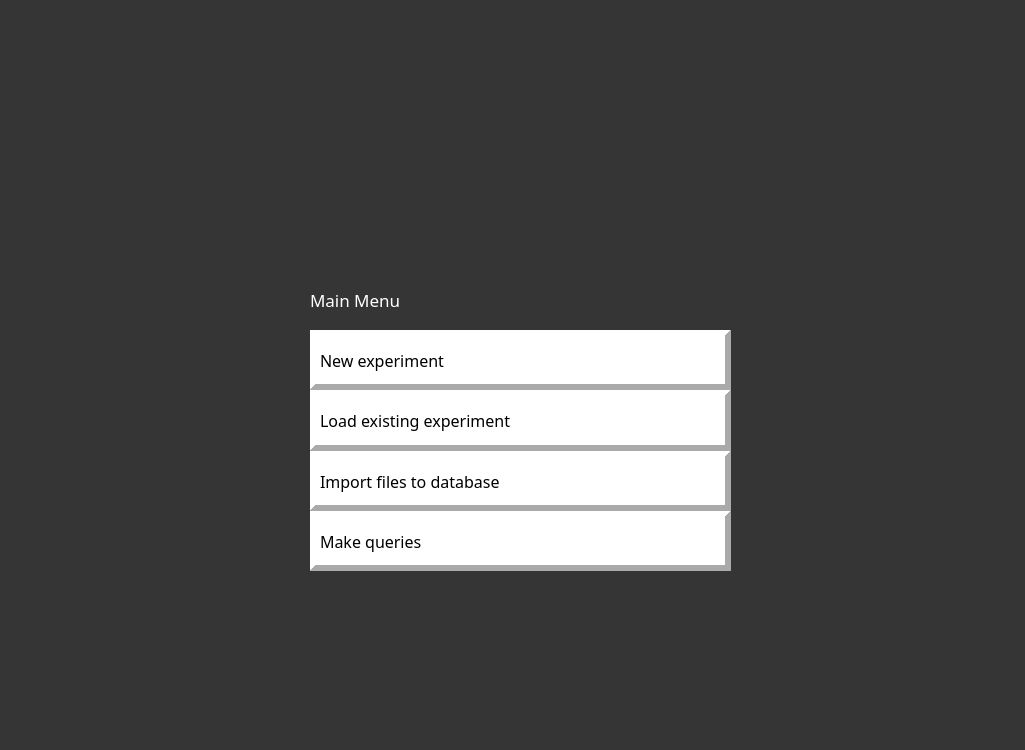
<?xml version="1.0" encoding="UTF-8"?>
<ui version="4.0">
 <class>mainmenu</class>
 <widget class="QDialog" name="mainmenu">
  <property name="geometry">
   <rect>
    <x>0</x>
    <y>0</y>
    <width>1025</width>
    <height>750</height>
   </rect>
  </property>
  <property name="windowTitle">
   <string>Dialog</string>
  </property>
  <property name="styleSheet">
   <string notr="true">background-color: rgb(53, 53, 53);</string>
  </property>
  <widget class="QWidget" name="layoutWidget">
   <property name="geometry">
    <rect>
     <x>310</x>
     <y>270</y>
     <width>421</width>
     <height>301</height>
    </rect>
   </property>
   <property name="font">
    <font>
     <family>Small Fonts</family>
     <pointsize>12</pointsize>
     <weight>50</weight>
     <italic>false</italic>
     <bold>false</bold>
    </font>
   </property>
   <layout class="QVBoxLayout" name="verticalLayout">
    <property name="spacing">
     <number>0</number>
    </property>
    <item>
     <widget class="QLabel" name="mainmenu_lbl">
      <property name="font">
       <font>
        <family>Small Fonts</family>
        <pointsize>13</pointsize>
       </font>
      </property>
      <property name="styleSheet">
       <string notr="true">color: rgb(255, 255, 255);</string>
      </property>
      <property name="frameShape">
       <enum>QFrame::NoFrame</enum>
      </property>
      <property name="frameShadow">
       <enum>QFrame::Plain</enum>
      </property>
      <property name="lineWidth">
       <number>0</number>
      </property>
      <property name="text">
       <string>Main Menu</string>
      </property>
      <property name="margin">
       <number>1</number>
      </property>
     </widget>
    </item>
    <item>
     <widget class="QLabel" name="new_lbl">
      <property name="font">
       <font>
        <family>8514oem</family>
        <pointsize>12</pointsize>
        <weight>50</weight>
        <italic>false</italic>
        <bold>false</bold>
       </font>
      </property>
      <property name="autoFillBackground">
       <bool>false</bool>
      </property>
      <property name="styleSheet">
       <string notr="true">background-color: rgb(255, 255, 255);</string>
      </property>
      <property name="frameShape">
       <enum>QFrame::Panel</enum>
      </property>
      <property name="frameShadow">
       <enum>QFrame::Raised</enum>
      </property>
      <property name="lineWidth">
       <number>6</number>
      </property>
      <property name="text">
       <string>New experiment</string>
      </property>
      <property name="alignment">
       <set>Qt::AlignLeading|Qt::AlignLeft|Qt::AlignVCenter</set>
      </property>
     </widget>
    </item>
    <item>
     <widget class="QLabel" name="load_lbl">
      <property name="font">
       <font>
        <family>8514oem</family>
        <pointsize>12</pointsize>
        <weight>50</weight>
        <italic>false</italic>
        <bold>false</bold>
       </font>
      </property>
      <property name="autoFillBackground">
       <bool>false</bool>
      </property>
      <property name="styleSheet">
       <string notr="true">background-color: rgb(255, 255, 255);</string>
      </property>
      <property name="frameShape">
       <enum>QFrame::Panel</enum>
      </property>
      <property name="frameShadow">
       <enum>QFrame::Raised</enum>
      </property>
      <property name="lineWidth">
       <number>6</number>
      </property>
      <property name="text">
       <string>Load existing experiment</string>
      </property>
      <property name="alignment">
       <set>Qt::AlignLeading|Qt::AlignLeft|Qt::AlignVCenter</set>
      </property>
     </widget>
    </item>
    <item>
     <widget class="QLabel" name="import_lbl">
      <property name="font">
       <font>
        <family>8514oem</family>
        <pointsize>12</pointsize>
        <weight>50</weight>
        <italic>false</italic>
        <bold>false</bold>
       </font>
      </property>
      <property name="autoFillBackground">
       <bool>false</bool>
      </property>
      <property name="styleSheet">
       <string notr="true">background-color: rgb(255, 255, 255);</string>
      </property>
      <property name="frameShape">
       <enum>QFrame::Panel</enum>
      </property>
      <property name="frameShadow">
       <enum>QFrame::Raised</enum>
      </property>
      <property name="lineWidth">
       <number>6</number>
      </property>
      <property name="text">
       <string>Import files to database</string>
      </property>
      <property name="alignment">
       <set>Qt::AlignLeading|Qt::AlignLeft|Qt::AlignVCenter</set>
      </property>
     </widget>
    </item>
    <item>
     <widget class="QLabel" name="query_lbl">
      <property name="font">
       <font>
        <family>8514oem</family>
        <pointsize>12</pointsize>
        <weight>50</weight>
        <italic>false</italic>
        <bold>false</bold>
       </font>
      </property>
      <property name="autoFillBackground">
       <bool>false</bool>
      </property>
      <property name="styleSheet">
       <string notr="true">background-color: rgb(255, 255, 255);</string>
      </property>
      <property name="frameShape">
       <enum>QFrame::Panel</enum>
      </property>
      <property name="frameShadow">
       <enum>QFrame::Raised</enum>
      </property>
      <property name="lineWidth">
       <number>6</number>
      </property>
      <property name="text">
       <string>Make queries</string>
      </property>
      <property name="alignment">
       <set>Qt::AlignLeading|Qt::AlignLeft|Qt::AlignVCenter</set>
      </property>
     </widget>
    </item>
   </layout>
  </widget>
  <widget class="QLabel" name="logo_lbl">
   <property name="geometry">
    <rect>
     <x>340</x>
     <y>100</y>
     <width>361</width>
     <height>131</height>
    </rect>
   </property>
   <property name="autoFillBackground">
    <bool>false</bool>
   </property>
   <property name="frameShape">
    <enum>QFrame::NoFrame</enum>
   </property>
   <property name="text">
    <string/>
   </property>
   <property name="pixmap">
    <pixmap>../../../resources/specdata_logo.png</pixmap>
   </property>
   <property name="scaledContents">
    <bool>true</bool>
   </property>
  </widget>
 </widget>
 <resources/>
 <connections/>
</ui>
